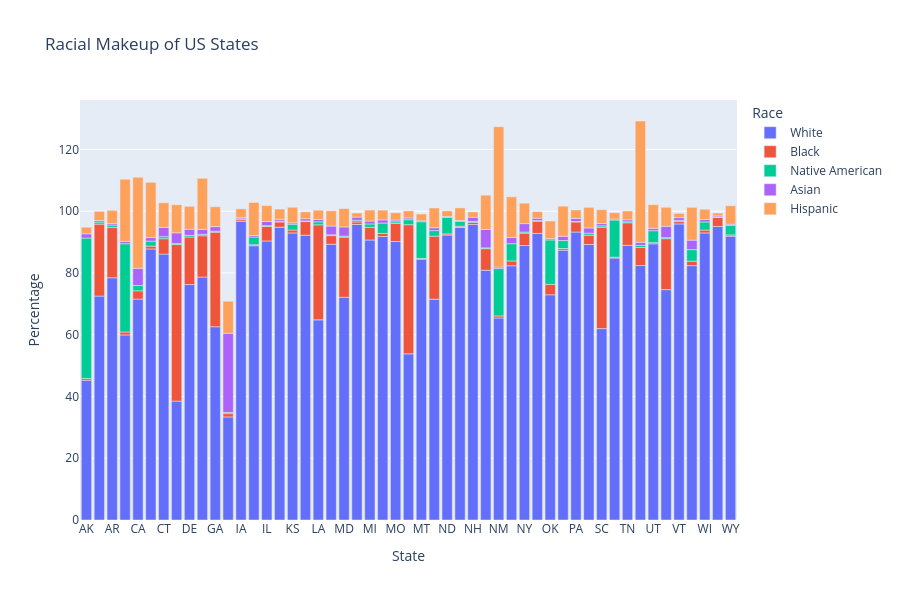

The notebook cell saved with this chart:
### Code cell
state_race_bar = px.bar(avg_race_city, x='Geographic area', y=['White', 'Black', 'Native American',
                                                    'Asian', 'Hispanic'],
                        title='Racial Makeup of US States', height=600)
state_race_bar.update_layout(xaxis_title='State', yaxis_title='Percentage', legend_title_text='Race')
state_race_bar.show()

### Figure 1 — Plotly figure (JSON) as saved in the notebook; plotly's stock layout.template omitted (floating-point values rounded to 4 significant figures)
{"data": [{"hovertemplate": "variable=White<br>Geographic area=%{x}<br>value=%{y}<extra></extra>", "legendgroup": "White", "marker": {"color": "#636efa", "pattern": {"shape": ""}}, "name": "White", "orientation": "v", "showlegend": true, "textposition": "auto", "type": "bar", "x": ["AK", "AL", "AR", "AZ", "CA", "CO", "CT", "DC", "DE", "FL", "GA", "HI", "IA", "ID", "IL", "IN", "KS", "KY", "LA", "MA", "MD", "ME", "MI", "MN", "MO", "MS", "MT", "NC", "ND", "NE", "NH", "NJ", "NM", "NV", "NY", "OH", "OK", "OR", "PA", "RI", "SC", "SD", "TN", "TX", "UT", "VA", "VT", "WA", "WI", "WV", "WY"], "xaxis": "x", "y": [45.26, 72.51, 78.45, 59.93, 71.54, 87.77, 86.11, 38.5, 76.25, 78.67, 62.59, 33.37, 96.71, 88.82, 90.36, 94.82, 92.96, 92.23, 64.81, 89.3, 72.12, 95.69, 90.67, 91.8, 90.18, 53.8, 84.48, 71.52, 92.29, 94.72, 95.68, 80.89, 65.42, 82.33, 88.88, 92.8, 72.93, 87.39, 93.25, 89.23, 61.98, 84.82, 88.95, 82.4, 89.44, 74.6, 95.87, 82.38, 92.96, 95.04, 91.92], "yaxis": "y"}, {"hovertemplate": "variable=Black<br>Geographic area=%{x}<br>value=%{y}<extra></extra>", "legendgroup": "Black", "marker": {"color": "#EF553B", "pattern": {"shape": ""}}, "name": "Black", "orientation": "v", "showlegend": true, "textposition": "auto", "type": "bar", "x": ["AK", "AL", "AR", "AZ", "CA", "CO", "CT", "DC", "DE", "FL", "GA", "HI", "IA", "ID", "IL", "IN", "KS", "KY", "LA", "MA", "MD", "ME", "MI", "MN", "MO", "MS", "MT", "NC", "ND", "NE", "NH", "NJ", "NM", "NV", "NY", "OH", "OK", "OR", "PA", "RI", "SC", "SD", "TN", "TX", "UT", "VA", "VT", "WA", "WI", "WV", "WY"], "xaxis": "x", "y": [0.56, 23.32, 16.3, 0.95, 2.68, 0.92, 4.99, 50.7, 15.39, 13.37, 30.63, 1.07, 0.56, 0.3, 4.7, 1.69, 0.96, 4.42, 30.78, 2.79, 19.46, 0.82, 4.12, 1.0, 5.86, 41.83, 0.23, 20.4, 0.36, 0.42, 0.72, 6.98, 0.67, 1.57, 4.01, 3.96, 3.38, 0.53, 3.27, 2.99, 32.83, 0.29, 7.3, 5.87, 0.38, 16.51, 0.77, 1.43, 0.94, 2.92, 0.4], "yaxis": "y"}, {"hovertemplate": "variable=Native American<br>Geographic area=%{x}<br>value=%{y}<extra></extra>", "legendgroup": "Native American", "marker": {"color": "#00cc96", "pattern": {"shape": ""}}, "name": "Native American", "orientation": "v", "showlegend": true, "textposition": "auto", "type": "bar", "x": ["AK", "AL", "AR", "AZ", "CA", "CO", "CT", "DC", "DE", "FL", "GA", "HI", "IA", "ID", "IL", "IN", "KS", "KY", "LA", "MA", "MD", "ME", "MI", "MN", "MO", "MS", "MT", "NC", "ND", "NE", "NH", "NJ", "NM", "NV", "NY", "OH", "OK", "OR", "PA", "RI", "SC", "SD", "TN", "TX", "UT", "VA", "VT", "WA", "WI", "WV", "WY"], "xaxis": "x", "y": [45.48, 0.66, 0.76, 28.59, 1.72, 1.62, 0.66, 0.3, 0.52, 0.46, 0.3, 0.39, 0.27, 2.52, 0.26, 0.28, 1.87, 0.21, 0.96, 0.27, 0.34, 0.55, 1.08, 3.36, 0.54, 1.61, 11.87, 1.79, 5.33, 1.56, 0.29, 0.26, 15.34, 5.58, 0.36, 0.22, 14.38, 2.58, 0.16, 0.67, 0.46, 12.03, 0.32, 0.66, 3.87, 0.34, 0.37, 3.75, 2.62, 0.2, 3.08], "yaxis": "y"}, {"hovertemplate": "variable=Asian<br>Geographic area=%{x}<br>value=%{y}<extra></extra>", "legendgroup": "Asian", "marker": {"color": "#ab63fa", "pattern": {"shape": ""}}, "name": "Asian", "orientation": "v", "showlegend": true, "textposition": "auto", "type": "bar", "x": ["AK", "AL", "AR", "AZ", "CA", "CO", "CT", "DC", "DE", "FL", "GA", "HI", "IA", "ID", "IL", "IN", "KS", "KY", "LA", "MA", "MD", "ME", "MI", "MN", "MO", "MS", "MT", "NC", "ND", "NE", "NH", "NJ", "NM", "NV", "NY", "OH", "OK", "OR", "PA", "RI", "SC", "SD", "TN", "TX", "UT", "VA", "VT", "WA", "WI", "WV", "WY"], "xaxis": "x", "y": [1.38, 0.48, 0.48, 0.73, 5.54, 1.15, 2.99, 3.5, 2.0, 1.62, 1.49, 25.65, 0.4, 0.49, 1.34, 0.59, 0.43, 0.71, 0.79, 2.84, 2.98, 1.03, 0.95, 1.03, 0.55, 0.55, 0.32, 0.93, 0.29, 0.29, 1.34, 5.94, 0.49, 2.01, 2.72, 0.75, 0.43, 1.38, 0.99, 1.69, 0.74, 0.32, 0.64, 1.01, 0.77, 3.67, 0.91, 3.07, 0.79, 0.34, 0.39], "yaxis": "y"}, {"hovertemplate": "variable=Hispanic<br>Geographic area=%{x}<br>value=%{y}<extra></extra>", "legendgroup": "Hispanic", "marker": {"color": "#FFA15A", "pattern": {"shape": ""}}, "name": "Hispanic", "orientation": "v", "showlegend": true, "textposition": "auto", "type": "bar", "x": ["AK", "AL", "AR", "AZ", "CA", "CO", "CT", "DC", "DE", "FL", "GA", "HI", "IA", "ID", "IL", "IN", "KS", "KY", "LA", "MA", "MD", "ME", "MI", "MN", "MO", "MS", "MT", "NC", "ND", "NE", "NH", "NJ", "NM", "NV", "NY", "OH", "OK", "OR", "PA", "RI", "SC", "SD", "TN", "TX", "UT", "VA", "VT", "WA", "WI", "WV", "WY"], "xaxis": "x", "y": [2.13, 2.98, 4.27, 20.14, 29.51, 17.9, 7.98, 9.1, 7.42, 16.53, 6.42, 10.36, 2.82, 10.7, 5.17, 3.32, 5.07, 2.23, 2.98, 4.93, 5.93, 1.31, 3.54, 3.15, 2.36, 2.32, 2.19, 6.41, 1.82, 4.07, 1.74, 11.12, 45.43, 13.17, 6.63, 2.13, 5.7, 9.75, 2.73, 6.67, 4.48, 2.04, 2.86, 39.27, 7.66, 6.15, 1.38, 10.61, 3.32, 0.9, 5.99], "yaxis": "y"}], "layout": {"barmode": "relative", "height": 600, "legend": {"title": {"text": "Race"}, "tracegroupgap": 0}, "title": {"text": "Racial Makeup of US States"}, "xaxis": {"anchor": "y", "domain": [0, 1], "title": {"text": "State"}}, "yaxis": {"anchor": "x", "domain": [0, 1], "title": {"text": "Percentage"}}}}
